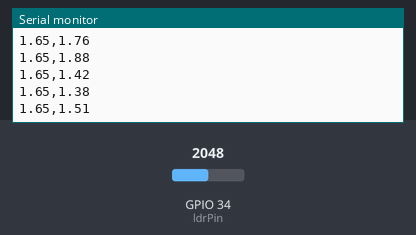
Bench run of a sketch on a simulated ESP32. Parts: the last lines printed to the serial monitor. The inputs (shaded band) are chosen by the test bench; at power-on: GPIO 34 (ldrPin) = 2048 (analog values on the 0–4095 scale). Random numbers use the default seed unless the sketch sets one.

Above: at 1.2 s.
1.3 s: GPIO 34 (ldrPin) set to 2866
At 1.31 s:
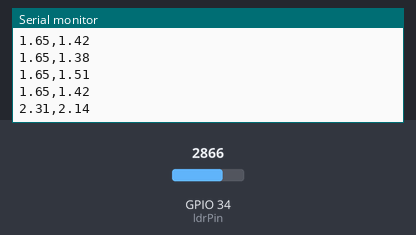
2.8 s: GPIO 34 (ldrPin) set to 3603
At 2.81 s:
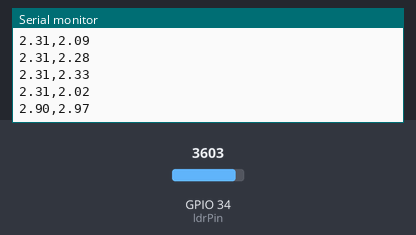
Timing chart, 0 to 5.8 s (numbered marks = the images above; inputs shaded):
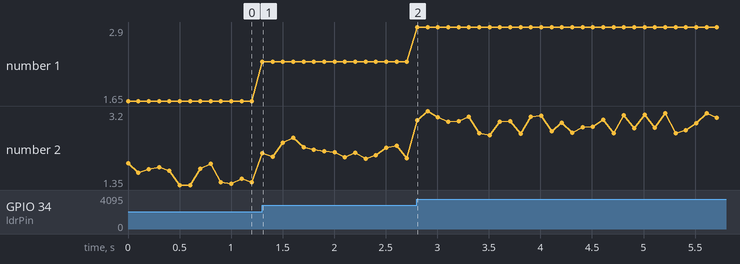

Measured:
- after the input at 1.3 s, the serial monitor: prints a new line at once (image 1)
- after the input at 2.8 s, the serial monitor: prints a new line at once (image 2)
- plotted number 1: 1.65 → 2.31 after the input at 1.3 s, 2.31 → 2.9 after the input at 2.8 s
- plotted number 2: 1.42 → 2.02 after the input at 1.3 s, 2.02 → 2.78 after the input at 2.8 s

The sketch:

CodigoESP32.ino
```cpp
const int ldrPin = 34; // Pin ADC del ESP32
const float VCC = 3.3;
const int ADC_RES = 4095; // Resolucion de 12 bits

void setup() {
  Serial.begin(115200);
  analogReadResolution(12);

  // Inicializamos la semilla para el ruido aleatorio
  randomSeed(analogRead(0));
}

void loop() {
  // 1. Adquisicion y escalamiento (Actividad 2)
  int adcVal = analogRead(ldrPin);
  float voltageOriginal = (adcVal * VCC) / ADC_RES;

  // 2. Incorporar ruido simulado mediante codigo (Actividad 2)
  // Generamos un ruido aleatorio entre -0.3V y +0.3V
  float ruido = ((float)random(-300, 300) / 1000.0);
  float voltageConRuido = voltageOriginal + ruido;

  // Limitamos para que el voltaje ruidoso no sea negativo por error
  if (voltageConRuido < 0.0) {
    voltageConRuido = 0.0;
  }

  // 3. Enviar datos al entorno de analisis separados por coma
  Serial.print(voltageOriginal);
  Serial.print(",");
  Serial.println(voltageConRuido);

  // Tiempo de muestreo Ts = 100ms
  delay(100);
}
```
